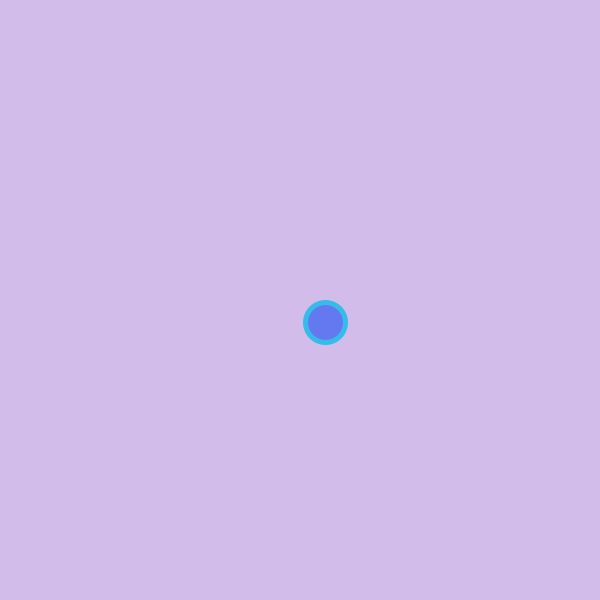
Frame 1 (no input)
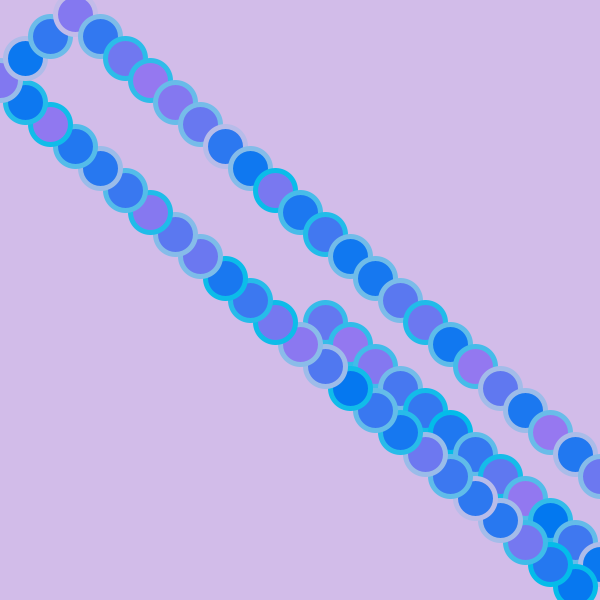
Frame 60 (the mouse pressed at the canvas centre just before this capture)
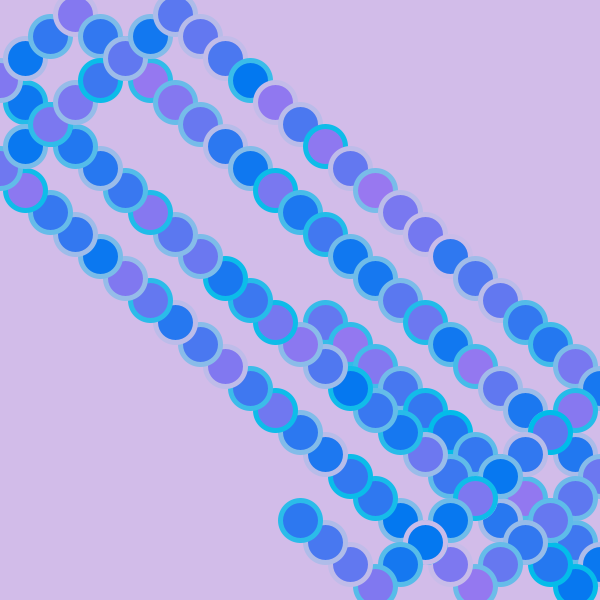
Frame 120 (the mouse held since frame 60 and released just before this capture)

The Processing sketch that drew these frames (run headless with seeded random() and noise(); from frame 60 on, the mouse is pressed at the canvas centre):

// Processing sketch: Jona
// ── Jona.pde
int rad = 20;        // Width of the shape
float xpos, ypos;    // Starting position of shape    

float xspeed = 2.5;  // Speed of the shape
float yspeed = 2.2;  // Speed of the shape

int xdirection = 10;  // Left or Right
int ydirection = 10;  // Top to Bottom

void setup() 
{
  size(600, 600);
  background(210,188,233);
  noStroke();
  frameRate(100);
  ellipseMode(RADIUS);
  xpos = width/2;
  ypos = height/2;
}

void draw() 
{
  xpos = xpos + ( xspeed * xdirection );
  ypos = ypos + ( yspeed * ydirection );
  
 if (xpos > width-rad || xpos < rad) {
    xdirection *= -1;
  }
 if (ypos > height-rad || ypos < rad) {
    ydirection *= -1;
  }

  fill(random(155), 120, 240);
  stroke(random(210), 188, 233);
  strokeWeight(5); 
  ellipse(xpos, ypos, rad, rad);
  
 }
